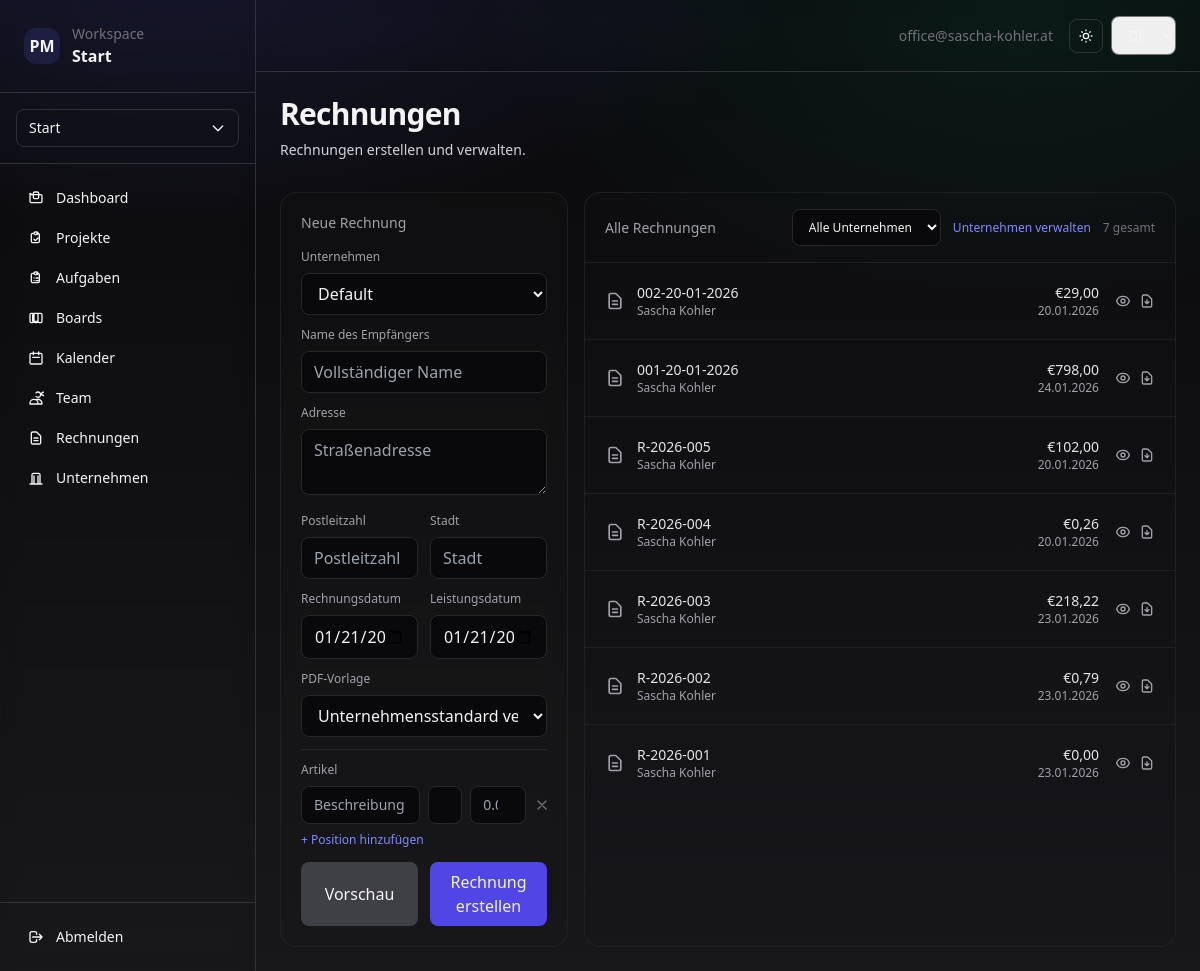
The app's page /app/invoices/ (signed in), older data.
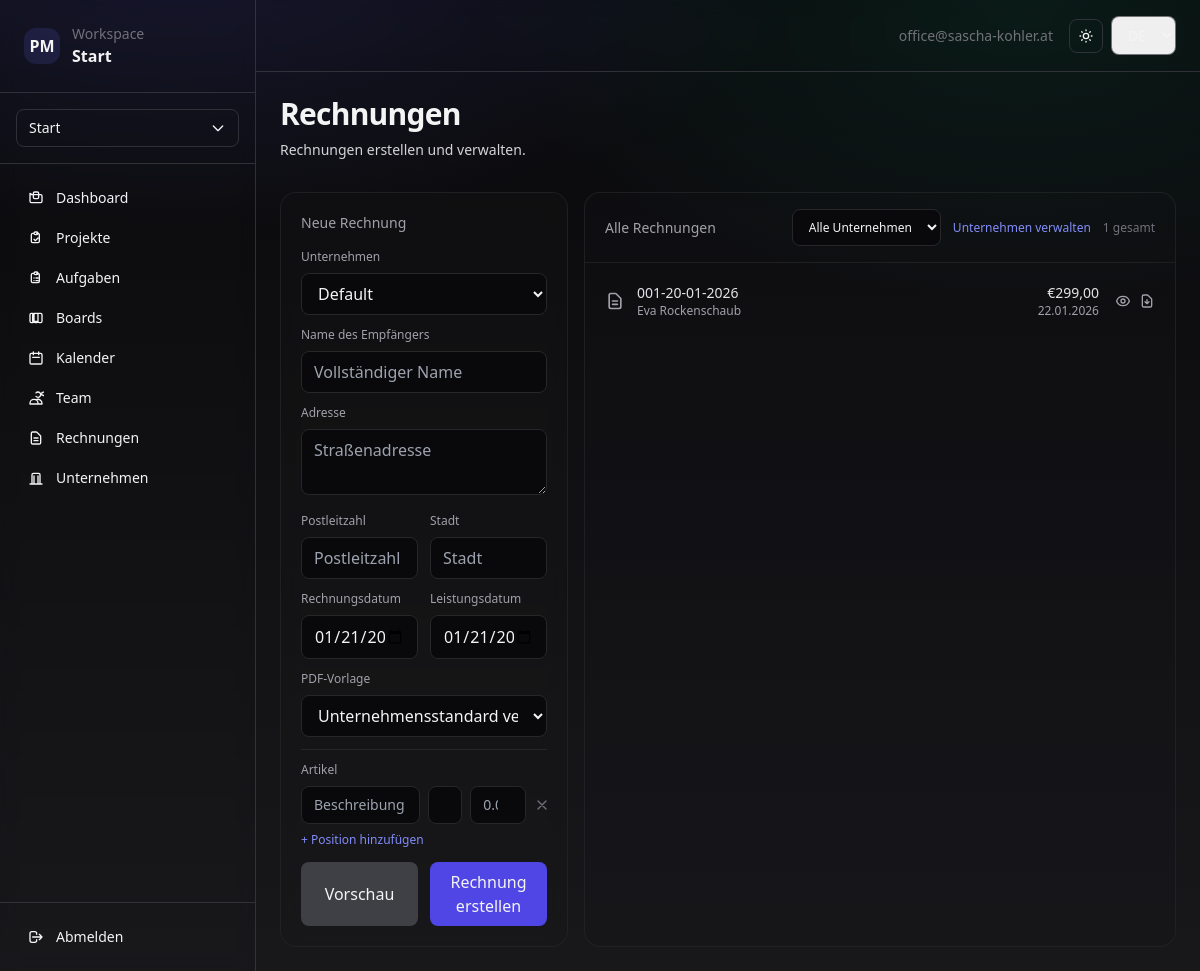
The same page, newer data.
### apps/invoices/models.py (models this page shows, shortened)
class Invoice(models.Model):
    id = models.UUIDField(primary_key=True, default=uuid.uuid4, editable=False)
    organization = models.ForeignKey(
        Organization, on_delete=models.CASCADE, related_name="invoices"
    )
    company = models.ForeignKey(
        Company, on_delete=models.PROTECT, related_name="invoices"
    )
    invoice_number = models.CharField(max_length=20, editable=False)
    invoice_date = models.DateField(default=timezone.now)
    service_date = models.DateField(default=timezone.now)
    recipient_name = models.CharField(max_length=255)
    recipient_address = models.TextField()
    recipient_zip = models.CharField(max_length=10, default='')
    recipient_city = models.CharField(max_length=255, default='')
    subtotal = models.DecimalField(max_digits=12, decimal_places=2, default=Decimal('0.00'))
    vat_rate = models.DecimalField(max_digits=5, decimal_places=2, default=Decimal('0.00'))  # 0% for Kleinunternehmer
    vat_amount = models.DecimalField(max_digits=12, decimal_places=2, default=Decimal('0.00'))
    total = models.DecimalField(max_digits=12, decimal_places=2, default=Decimal('0.00'))
    class PdfTemplate(models.TextChoices):
        CLASSIC = "classic", _("Classic")
        MODERN = "modern", _("Modern")
        ELEGANT = "elegant", _("Elegant")
        MINIMAL = "minimal", _("Minimal")
    pdf_template = models.CharField(
        max_length=32,
        choices=PdfTemplate.choices,
        default=PdfTemplate.CLASSIC,
    )
    created_by = models.ForeignKey(
        'accounts.User',
        on_delete=models.PROTECT,
        related_name="created_invoices",
    )
    created_at = models.DateTimeField(auto_now_add=True)
    updated_at = models.DateTimeField(auto_now=True)
    class Meta:
        ordering = ["-created_at"]
        constraints = [
            models.UniqueConstraint(
                fields=["organization", "company", "invoice_number"],
                name="uniq_invoice_number_per_company",
            )
        ]

### apps/web/views/invoices.py (the view)
# urls.py: path("invoices/", invoices.invoices_page, name="invoices"),
@login_required
def invoices_page(request):
    if request.active_org is None:
        return redirect("web:onboarding")
    org = request.active_org
    companies = Company.objects.filter(organization=org, owner=request.user).order_by("name")
    selected_company = None
    selected_company_id = (request.GET.get("company") or "").strip()
    if selected_company_id:
        selected_company = companies.filter(id=selected_company_id).first()
    invoices_qs = Invoice.objects.filter(
        organization=org,
        company__in=companies,
    )
    if selected_company is not None:
        invoices_qs = invoices_qs.filter(company=selected_company)
    invoices = invoices_qs.select_related("company").order_by("-created_at")
    from django.utils import timezone
    today = timezone.now().date()
    context = {
        **web_shell_context(request),
        "companies": companies,
        "selected_company": selected_company,
        "invoices": invoices,
        "today": today,
    }
    return render(request, "web/app/invoices/page.html", context)

### apps/web/views/utils.py (called while the page is built)
def web_shell_context(request) -> dict:
    from apps.tenants.models import Organization
    membership = None
    is_owner = False
    if request.active_org is not None:
        membership = Membership.objects.filter(
            organization=request.active_org,
            user=request.user
        ).only("role").first()
        if membership:
            is_owner = membership.role == Membership.Role.OWNER
    return {
        "org": request.active_org,
        "active_org": request.active_org,
        "orgs": Organization.objects.filter(memberships__user=request.user).distinct(),
        "user_membership": membership,
        "is_owner": is_owner,
    }

### templates/web/app/invoices/page.html (shortened to what the changed rows need)
{% extends "web/app/layout.html" %}
{% load i18n %}
{% block content %}
<div class="flex items-end justify-between gap-6">
  <div>
    <h1 class="text-3xl font-semibold tracking-tight">{% trans "Invoices" %}</h1>
  </div>
</div>
<div class="mt-8 grid grid-cols-1 lg:grid-cols-3 gap-4">
  <div class="lg:col-span-2 rounded-2xl border border-zinc-800/70 bg-zinc-900/20">
    <div class="px-5 py-4 border-b border-zinc-800/70 flex items-center justify-between gap-4">
      <div class="flex items-center gap-3">
        <form method="get" action="{% url 'web:invoices' %}">
          <select name="company"
                  onchange="this.form.submit()"
                  class="rounded-lg bg-zinc-950 border border-zinc-800 px-3 py-2 text-xs outline-none focus:ring-2 focus:ring-indigo-500">
          </select>
        </form>
        <a href="{% url 'web:companies' %}" class="text-xs text-indigo-400 hover:text-indigo-300">
          {% trans "Manage companies" %}
        </a>
        <div id="invoice-count" class="text-xs text-zinc-500">{{ invoices|length }} {% trans "total" %}</div>
      </div>
    </div>
    <div id="invoice-list" class="divide-y divide-zinc-800/70">
      {% for invoice in invoices %}
        {% include "web/app/invoices/_invoice_row.html" with invoice=invoice %}
      {% empty %}
        <div id="invoice-empty" class="p-6 text-sm text-zinc-400">{% trans "No invoices yet. Create the first one on the left." %}</div>
      {% endfor %}
    </div>
  </div>
</div>
{% endblock %}

### templates/web/app/invoices/_invoice_row.html (shortened to what this page needs)
<div data-invoice-id="{{ invoice.id }}" class="p-5 hover:bg-zinc-900/40 transition">
  <div class="flex items-center justify-between">
    <div class="flex-1 min-w-0">
      <div class="flex items-center gap-3">
        <div class="flex-shrink-0">
          <svg class="w-5 h-5 text-zinc-400" fill="none" stroke="currentColor" viewBox="0 0 24 24">
            <path stroke-linecap="round" stroke-linejoin="round" stroke-width="2" d="M9 12h6m-6 4h6m2 5H7a2 2 0 01-2-2V5a2 2 0 012-2h5.586a1 1 0 01.707.293l5.414 5.414a1 1 0 01.293.707V19a2 2 0 01-2 2z"></path>
          </svg>
        </div>
        <div class="min-w-0 flex-1">
          <div class="text-sm font-medium text-zinc-200 truncate">
            {{ invoice.invoice_number }}
          </div>
          <div class="text-xs text-zinc-400 truncate">
            {{ invoice.recipient_name }}
          </div>
        </div>
      </div>
    </div>
    <div class="flex items-center gap-4">
      <div class="text-right">
        <div class="text-sm font-medium text-zinc-200">
          €{{ invoice.total|floatformat:2 }}
        </div>
        <div class="text-xs text-zinc-400">
          {{ invoice.invoice_date|date:"d.m.Y" }}
        </div>
      </div>
      <div class="flex items-center gap-2">
        <a href="{% url 'web:invoices_detail' invoice.id %}"
           class="text-zinc-400 hover:text-zinc-200 transition">
        </a>
        <a href="{% url 'web:invoices_pdf' invoice.id %}"
           class="text-zinc-400 hover:text-zinc-200 transition">
          <svg class="w-4 h-4" fill="none" stroke="currentColor" viewBox="0 0 24 24">
            <path stroke-linecap="round" stroke-linejoin="round" stroke-width="2" d="M12 10v6m0 0l-3-3m3 3l3-3m2 8H7a2 2 0 01-2-2V5a2 2 0 012-2h5.586a1 1 0 01.707.293l5.414 5.414a1 1 0 01.293.707V19a2 2 0 01-2 2z"></path>
          </svg>
        </a>
      </div>
    </div>
  </div>
</div>

Row changes from the older to the newer data that the page shows:
removed Invoice: invoice_number "002-20-01-2026", recipient_name "Sascha Kohler", total "29,00", invoice_date "20.01.2026"
removed Invoice: invoice_number "001-20-01-2026", recipient_name "Sascha Kohler", total "798,00", invoice_date "24.01.2026"
removed Invoice: invoice_number "R-2026-005", recipient_name "Sascha Kohler", total "102,00", invoice_date "20.01.2026"
removed Invoice: invoice_number "R-2026-004", recipient_name "Sascha Kohler", total "0,26", invoice_date "20.01.2026"
removed Invoice: invoice_number "R-2026-003", recipient_name "Sascha Kohler", total "218,22", invoice_date "23.01.2026"
removed Invoice: invoice_number "R-2026-002", recipient_name "Sascha Kohler", total "0,79", invoice_date "23.01.2026"
removed Invoice: invoice_number "R-2026-001", recipient_name "Sascha Kohler", total "0,00", invoice_date "23.01.2026"
added Invoice: invoice_number "001-20-01-2026", recipient_name "Eva Rockenschaub", total "299,00", invoice_date "22.01.2026"
Text that changed along with them:
{{ invoices|length }}: "7" → "1"
